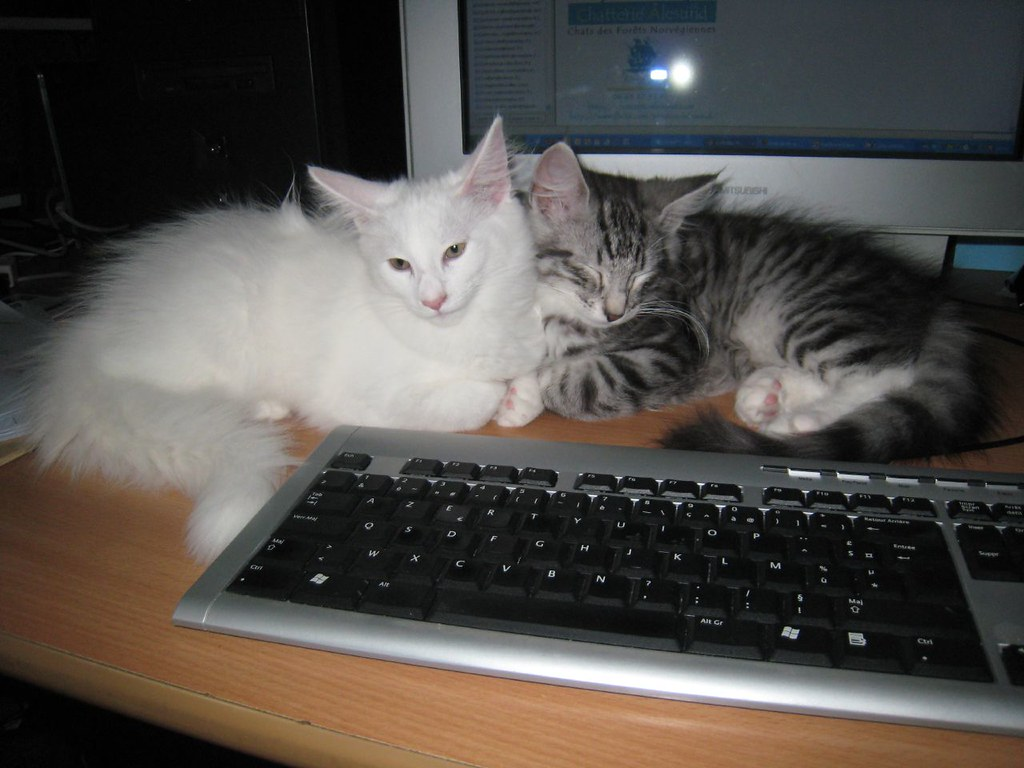
#> input picture TP1/pythonProject/image_1.jpg, 1024 x 768 px
$ python TP1.py
#> lines starting #> are read from the running program, lines starting #| are printed output that depends on the picture
### TP1/pythonProject/fonction.py
import cv2
import numpy as np

#Créer une méthode ‘display_image’
def display_image(img, name='Image'):
    if img is not None:
        cv2.imshow(name, img)
        cv2.waitKey(0)
        cv2.destroyAllWindows()
    else:
        print("Error image")

# [12 lines left out: function image_euclidean_distance, not called in this run]

### TP1/pythonProject/TP1.py
import numpy as np
import matplotlib.pyplot as plt
import cv2
from fonction import display_image

#Fixer l’aléa (seed)
np.random.seed(1412)

#Créer une array numpy, X, de 1000 points avec valeur aléatoire dans l’intervalle [0, 3]
X = np.random.uniform(0, 3, 1000)
print("\nX : ",X[:10])

#Calculer la moyenne, l’écart type et la médiane de cette liste.
#Arrondir dans le code les valeurs au centième. Noter les valeurs
moyenne = np.mean(X)
ecart_type = np.std(X)
mediane = np.median(X)

print("Moyenne X :", round(moyenne, 2))
print("Écart type X :", round(ecart_type, 2))
print("Médiane X :", round(mediane, 2))

#Créer une array numpy, X_bis, de 1000 points avec valeur aléatoire dans l’intervalle [0, 3]
X_bis = np.random.uniform(0, 3, 1000)
print("\nX_bis : ",X_bis[:10])
moyenne = np.mean(X_bis)
ecart_type = np.std(X_bis)
mediane = np.median(X_bis)

print("Moyenne X_bis :", round(moyenne, 2))
print("Écart type X_bis :", round(ecart_type, 2))
print("Médiane X_bis :", round(mediane, 2))

#Créer une liste, y, de 1000 points ayant la valeur de sin(X) auquel on
# ajoute un bruit gaussien aléatoire ayant une amplitude de 10% (0.1).
sin_X = np.sin(X)
bruit = np.random.normal(0, 0.1, 1000)
y = sin_X + bruit
print("\nsin(X) : ",y[:10])


#Visualiser y en fonction de X sous forme de graph ‘scatter’
plt.figure(figsize=(10, 10))
plt.scatter(X, y)
plt.title('Graphique y en fonction de X')
plt.xlabel('X')
plt.ylabel('y')
plt.grid(True)
plt.show()
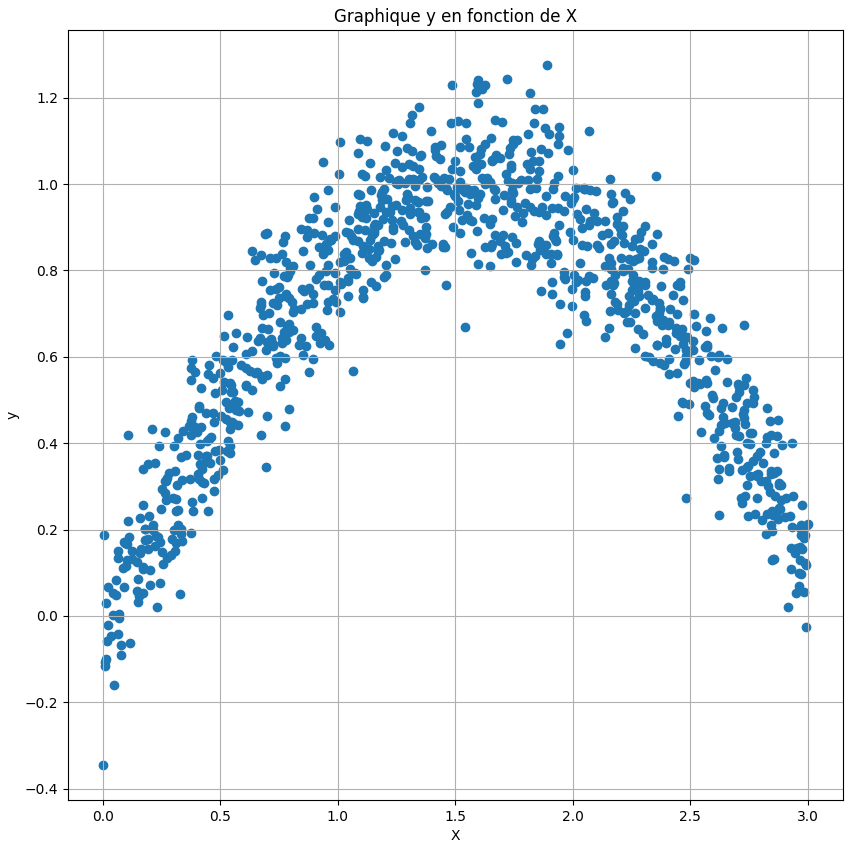
#> figure drawn by matplotlib, 1 panel

#Visualiser le bruit gaussien, noise, sous forme d’histogramme. Le nombre de bins est fixé à 50.
plt.figure(figsize=(10, 10))
plt.hist(bruit, bins=50)
plt.title('Histogramme du bruit gaussien')
plt.xlabel('Valeur du bruit')
plt.ylabel('Fréquence')
plt.grid(True)
plt.show()
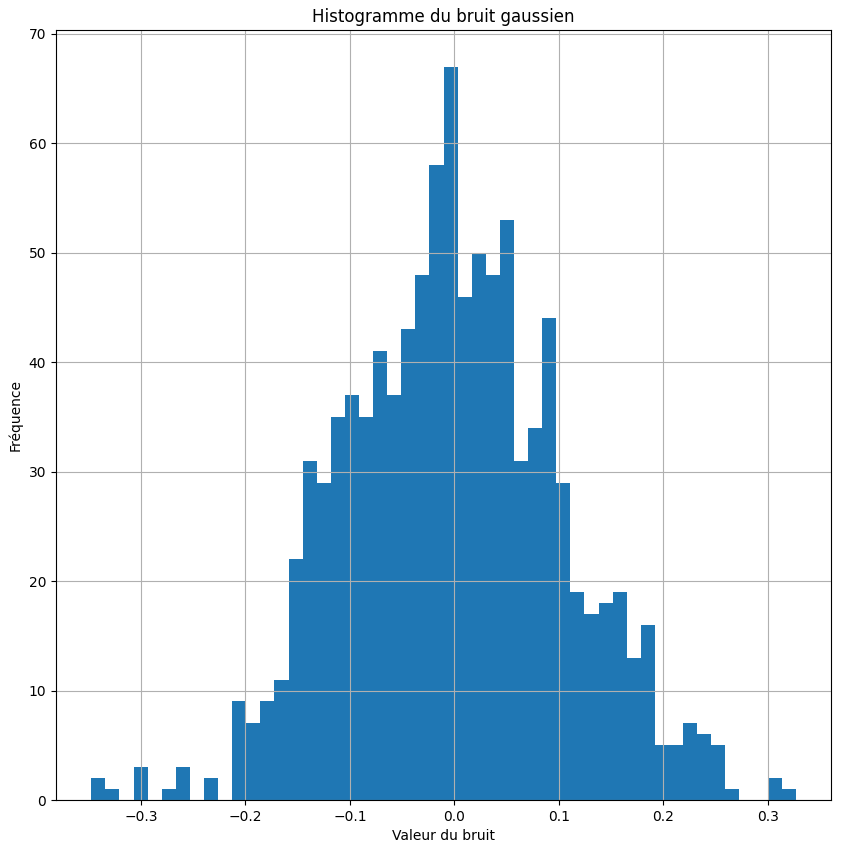
#> figure drawn by matplotlib, 1 panel; tallest bar 67 high, from x = -0.0104 to 0.00308

#Je visualise l’image dans le bon espace couleur. Afficher l’image en noir et blanc
img = cv2.imread('image_1.jpg')
#> img is the input picture: shape (768, 1024, 3); mean B, G, R 74.7, 79, 83.5
if img is None:
    print("Error image")
else:
    img_gray = cv2.cvtColor(img, cv2.COLOR_BGR2GRAY)
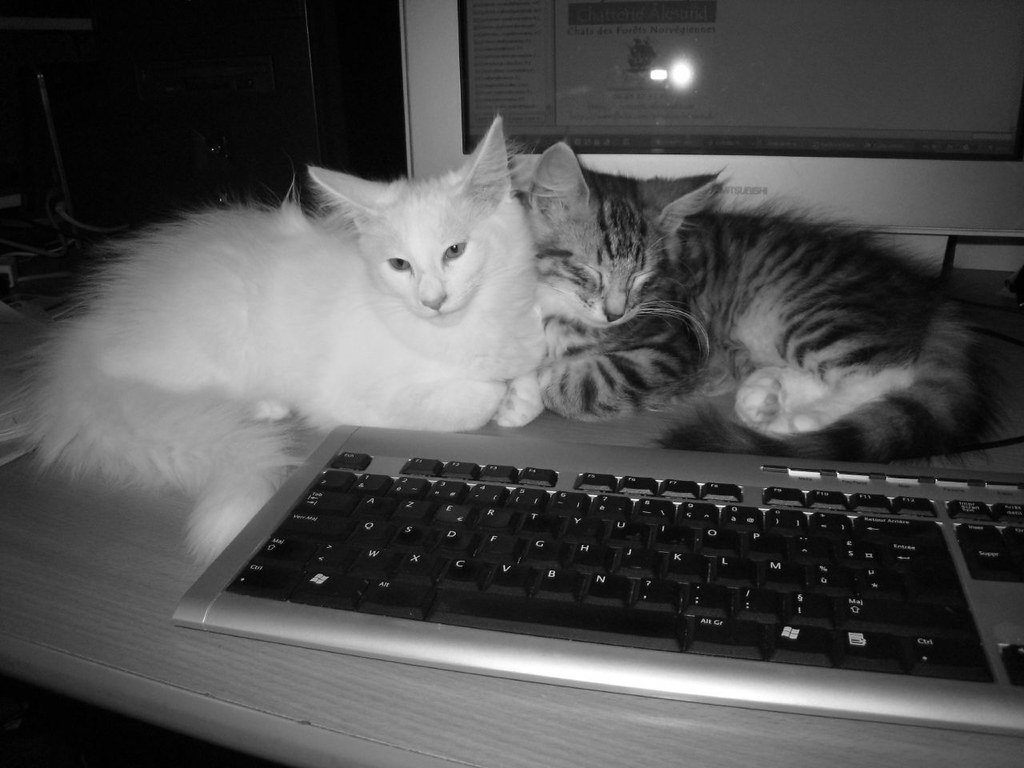
#> img_gray: shape (768, 1024); min 0, max 255, mean 79.8
    cv2.imshow('Image', img)
    cv2.imshow('Image Noir&Blanc', img_gray)

    # Importer et appeler la méthode ‘display_image’ précédemment créée pour
    # afficher l’image ‘image_1.jpg’.
    display_image(img, name='Image_fonction')

    cv2.waitKey(0)
    cv2.destroyAllWindows()
